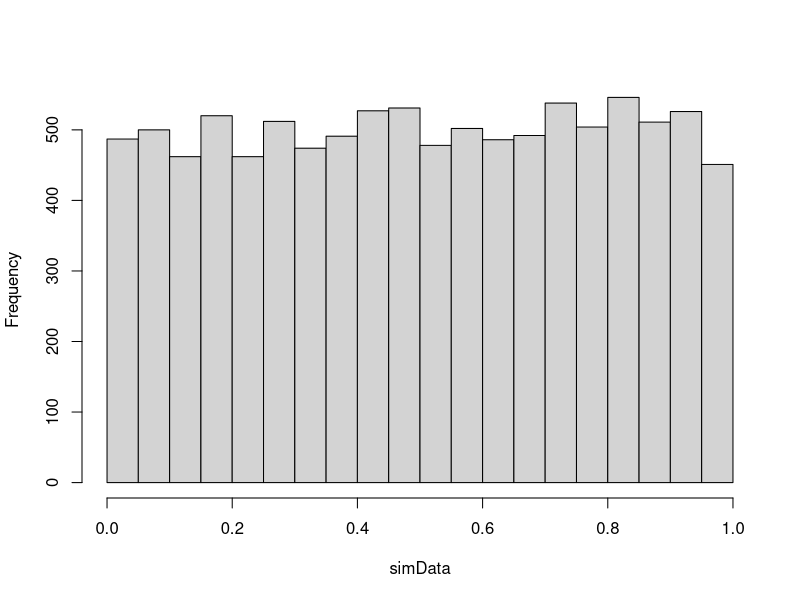
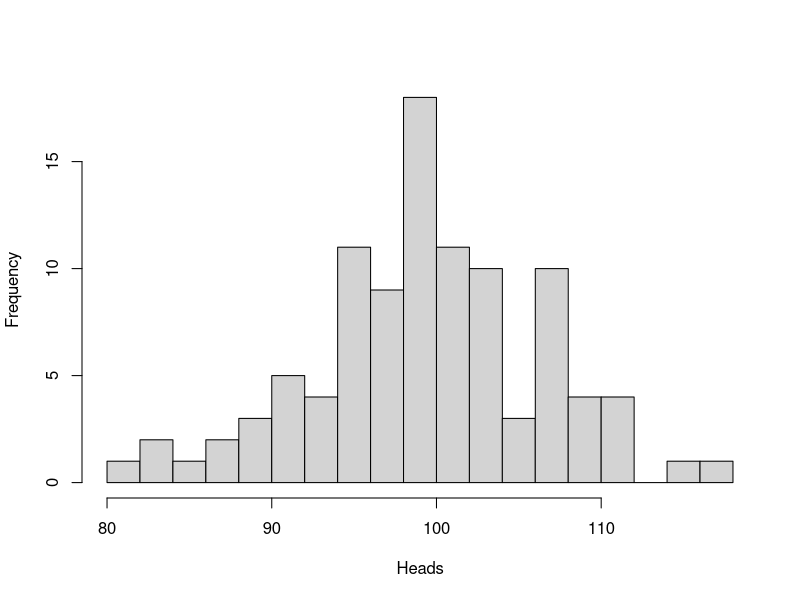
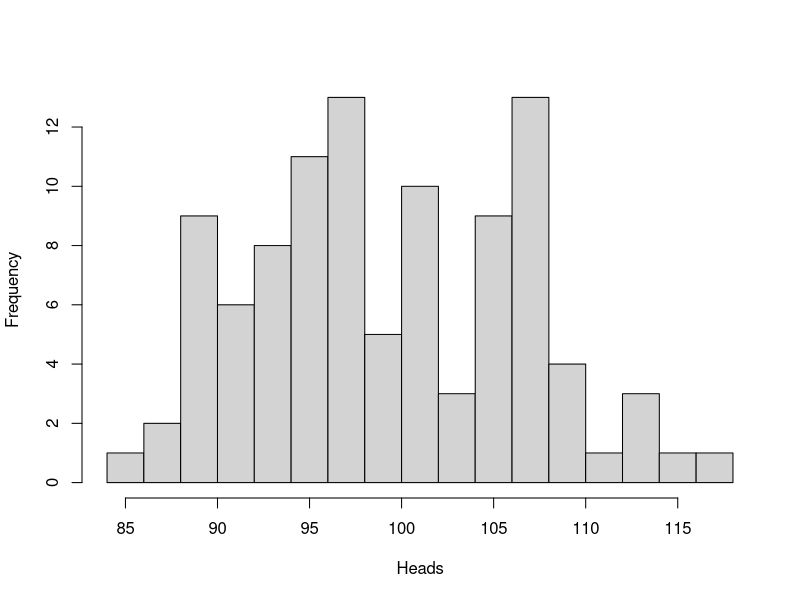

Generate these figures, in order, with R:
pdf("images/chapter_1/simunif1.pdf",width=4, height=3)
# Generate 10,000 points from a uniform distribution
set.seed(210313)
n <- 10000
simData <- runif(n)
hist(simData, main="")
dev.off()
 
n <- 10000
simData <- runif(n, min=1, max=5)

# Simulate 200 coin-flips, using the runif function:
set.seed(220513)
ntrials <- 200
cat("Number of Heads is: ", sum(runif(ntrials) < 0.5), "\n")

pdf("images/chapter_1/simunif2.pdf", width=4, height=3)
set.seed(442886)
ntrials <- 200  # the number of coin-tosses in each experiment
nreps <- 100  # the number of experiments
Heads <- rep(0, nreps)  # A vector to store the results (initialize with 0s)
for (i in 1:nreps) {
  Heads[i] <- sum((runif(ntrials) < 0.5))
}
hist(Heads, breaks=20, main="")
dev.off()

pdf("images/chapter_1/simunif3.pdf", width=4, height=3)
set.seed(442886)
nreps <- 100
ntrials <- 200
Heads <- rbinom(nreps, ntrials, 0.5)
hist(Heads, breaks=20, main="")
dev.off()

